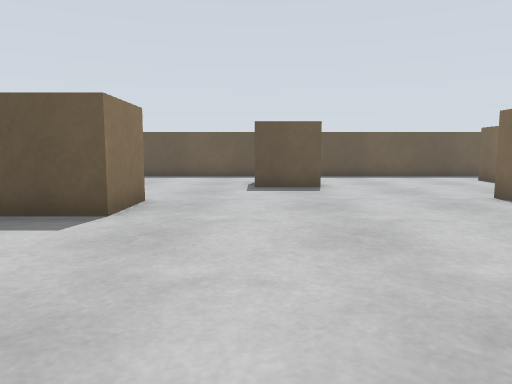
View 1 (above)

19 first-person views from a walk through a robot-simulator world made for Gazebo. The camera is 0.51 m above the floor, tilts 6° down and sees 70° across. The floor is counted in squares, 0.5 m on a side. Each view is taken from the middle of a square. On the plan, view 1 faces up. The plan holds only what a view shows up to about 13 squares ahead; the rest is blank. The place goes on beyond the plan.

View 2
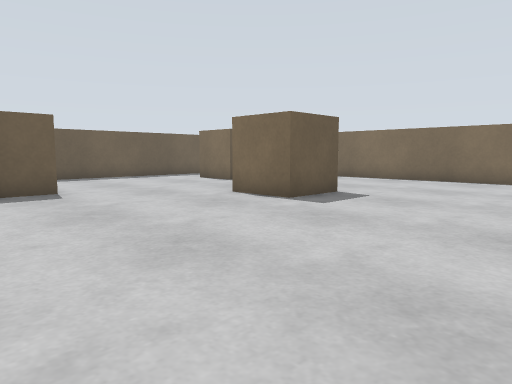

View 3
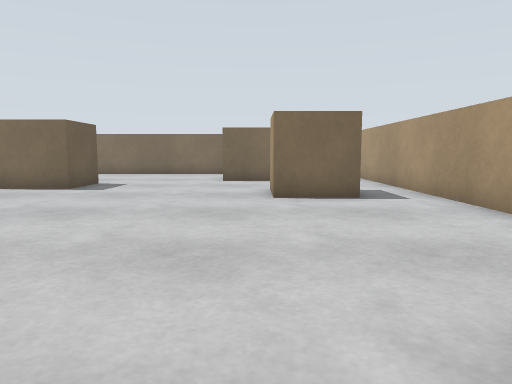

View 4
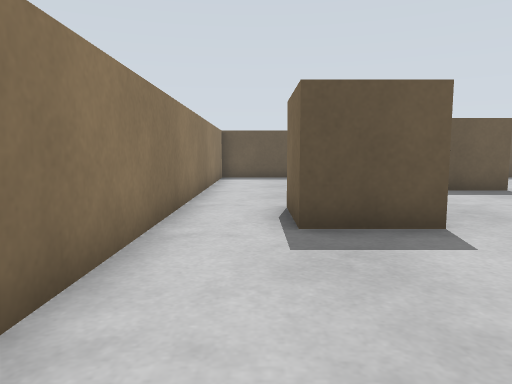

View 5
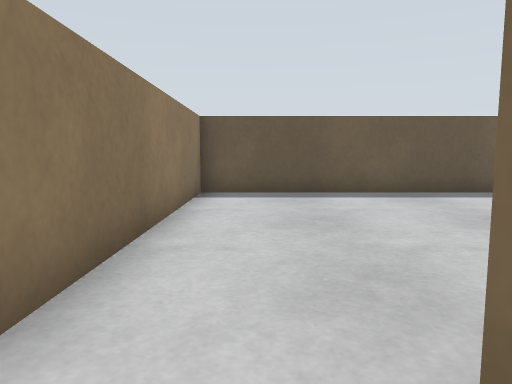

View 6
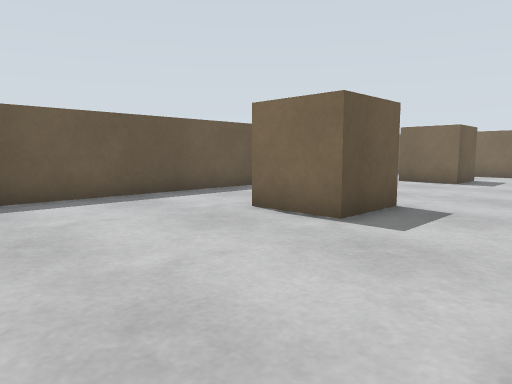

View 7
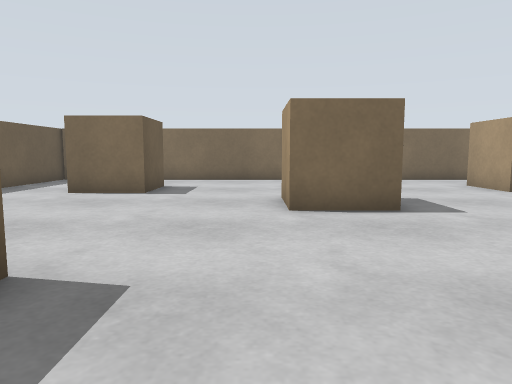

View 8
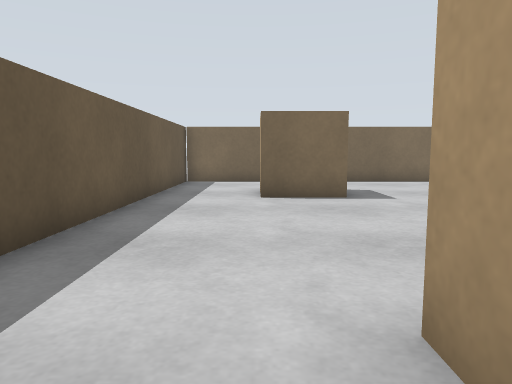

View 9
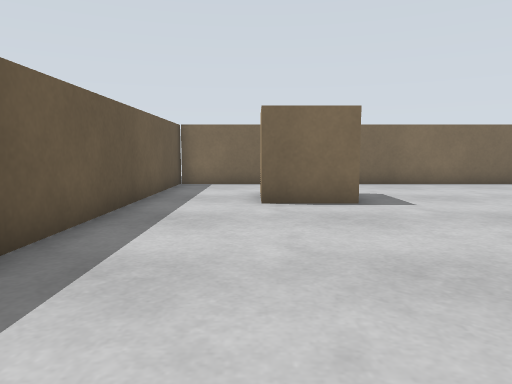

View 10
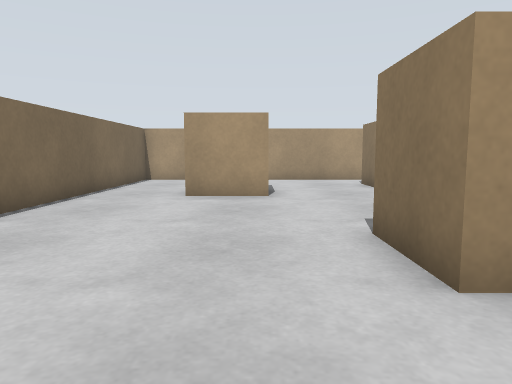

View 11
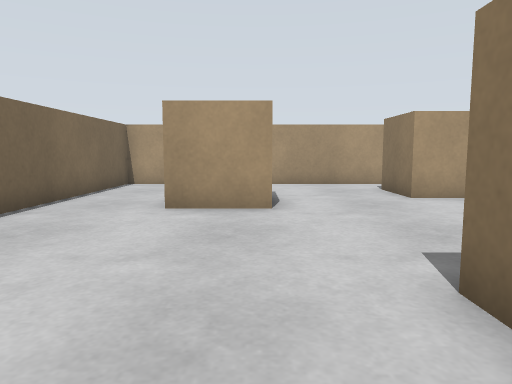

View 12
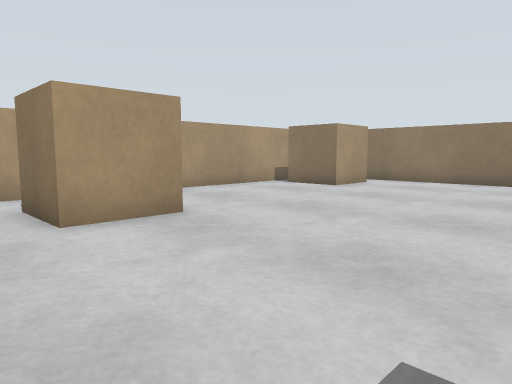

View 13
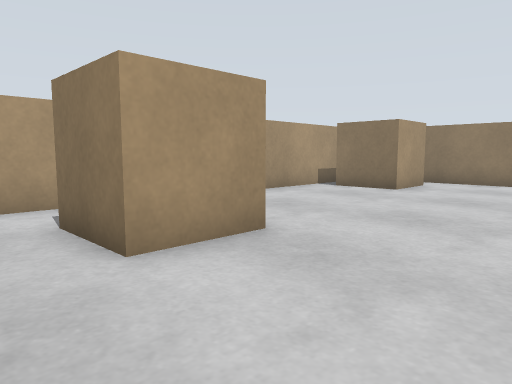

View 14
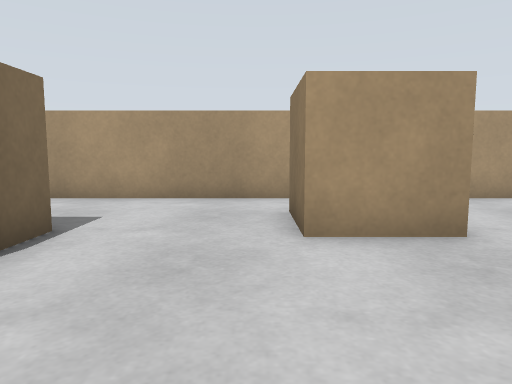

View 15
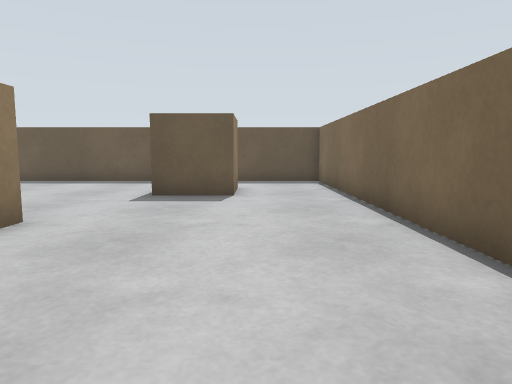

View 16
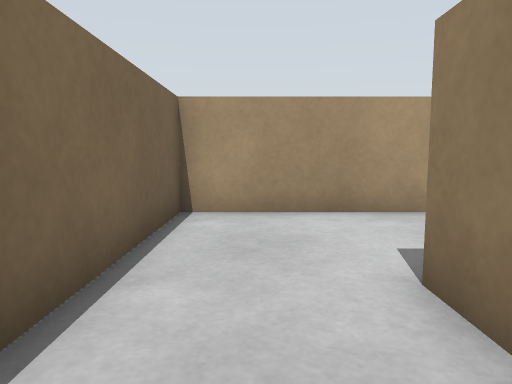

View 17
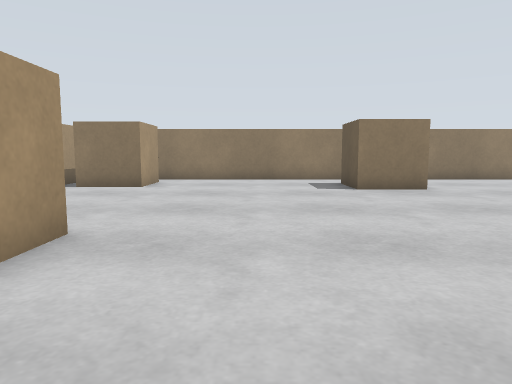

View 18
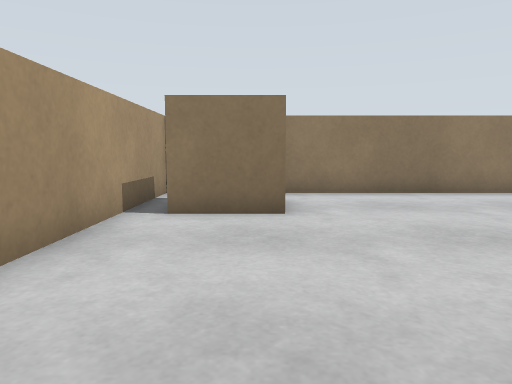

View 19
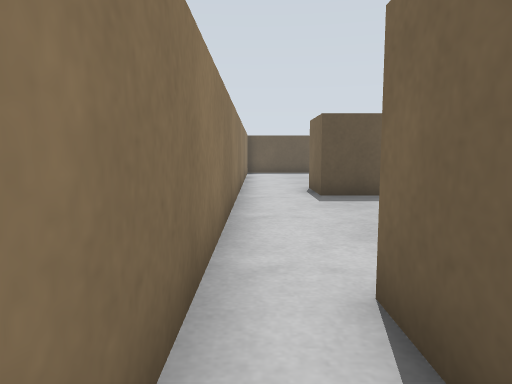

### Floor plan
Points are (right, up) in squares from view 1. A wall is a line through its corners. A room is listed if a view was taken in it or the views show most of it. See-through windows are left out.
Room 1 (views 1, 2, 3, 4, 5, 6, 7, 8, 9, 10, 11, 12, 13, 14, 15, 16, 17, 18, 19)
walls: (5.5, 6.4) (5.5, 8.4) (7.5, 8.4) (7.5, 6.4) (5.5, 6.4); (2, 11.1) (0, 11.1) (0, 13.1); (-2.4, 8) (-2.4, 5.9) (-4.4, 5.9) (-4.4, 8); (1.2, 13.1) (2, 13.1); (8.7, 0.1) (8.7, 2.2) (10.8, 2.2); (8.8, 13.9) (9.9, 13.9); (3.4, -1.5) (3.4, 0.6) (5.4, 0.6) (5.4, -1.5); (10.7, 1.2) (10.7, 0.1); (10.5, 13.8) (10.5, 11.9) (8.5, 11.9) (8.5, 14); (-5.2, -1.9) (-5.2, -0.5) (-3.2, -0.5) (-3.2, -2.5); (13.3, 16.6) (-6.4, 16.6) (-6.4, -3.3) (13.3, -3.3) (13.3, 16.6)

Positions as (right, up) in squares from view 1, and headings:
1: (0, 0), facing up
2: (-1, 1), facing up-right
3: (-5, 1), facing right
4: (-5, 1), facing up
5: (-5, 7), facing up
6: (-5, 8), facing up-right
7: (-1, 9), facing right
8: (0, 14), facing right
9: (1, 14), facing right
10: (9, 11), facing down
11: (9, 9), facing down
12: (7, 6), facing down-left
13: (7, 4), facing down-left
14: (6, 5), facing down
15: (11, 3), facing up
16: (12, 3), facing down
17: (8, 3), facing left
18: (3, -1), facing left
19: (-6, -3), facing up
